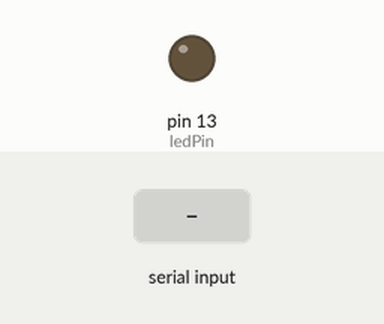
Recording of a sketch running on a simulated Arduino Uno, built with avr-gcc and run on an emulated ATmega328P. Parts: output pins drawn as LEDs (lit = HIGH). The inputs (shaded band) are chosen by the test bench. What the sketch prints to the serial monitor is not drawn.

Above: at 1.2 s.
1.3 s: "1" received over Serial
At 2.5 s:
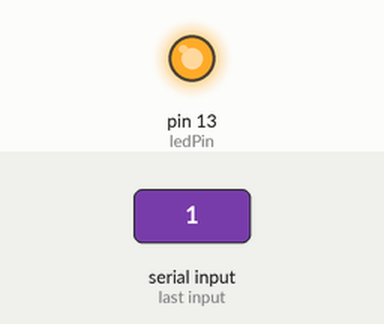
2.8 s: "0" received over Serial
At 3.8 s:
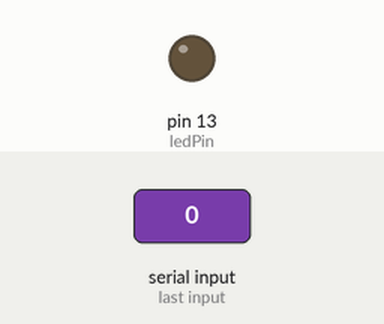
Timing chart, 0 to 5.8 s (numbered marks = the images above; inputs shaded):
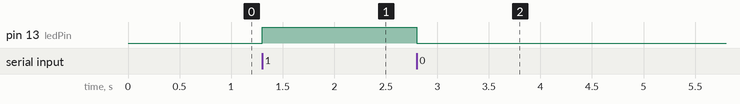

The sketch:

pythonBlinkContr.ino
```cpp
int value = 0;
int ledPin = 13;

void setup() {
  pinMode(ledPin, OUTPUT);
  Serial.begin(9600);
  Serial.println("Connection Success!");
}

void loop() {
  while (Serial.available()) {
    value = Serial.read();
  }
  if (value == '1')
    digitalWrite(ledPin, HIGH);
  else if (value == '0')
    digitalWrite(ledPin, LOW);
}
```

Measured:
- after the input at 1.3 s, pin 13 (ledPin): LOW → HIGH at once
- after the input at 2.8 s, pin 13 (ledPin): HIGH → LOW at once
